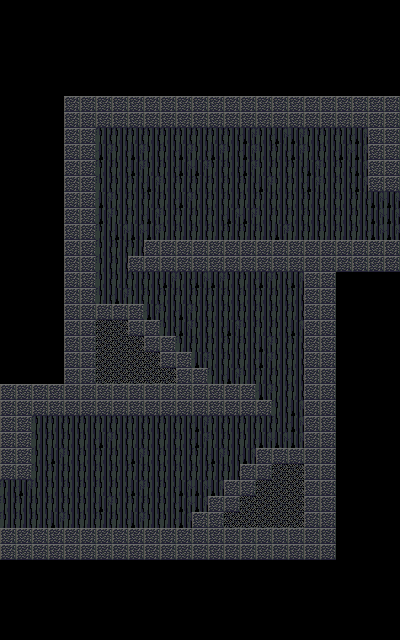

Below is a game level as drawn by its tile map, then a one-line description and the .tmx that defines it (tile-layer data replaced by summaries):
An orthogonal 25x40 tile map with 16x16 px tiles, 4 tile layers (SilhouetteLayer, BackgroundLayer, GameLayer, ForegroundLayer) and 8 objects (6x enemySpawn, 2x spawn).

<map version="1.0" orientation="orthogonal" renderorder="left-up" width="25" height="40" tilewidth="16" tileheight="16" nextobjectid="13">
 <properties>
  <property name="exitLeft" value="flowerspring_01.tmx" />
  <property name="exitRight" value="flowerspring_01.tmx" />
  <property name="spawnLeft" value="door_01" />
  <property name="spawnRight" value="door_02" />
 </properties>
 <tileset firstgid="1" name="Elminas_tileset" tilewidth="16" tileheight="16">
  <image source="../graphics/levels/Elminas_tileset.png" trans="ff00ff" width="512" height="512" />
 </tileset>
 <layer name="SilhouetteLayer" width="25" height="40">
  <data>[1000 cells, 1000 non-empty, 1 distinct tile ids]</data>
 </layer>
 <layer name="BackgroundLayer" width="25" height="40">
  <data>[1000 cells, 387 non-empty, 4 distinct tile ids]</data>
 </layer>
 <layer name="GameLayer" width="25" height="40">
  <data>[1000 cells, 280 non-empty, 2 distinct tile ids]</data>
 </layer>
 <layer name="ForegroundLayer" width="25" height="40">
  <data>[1000 cells, 0 non-empty, 0 distinct tile ids]</data>
 </layer>
 <objectgroup name="Actors">
  <object id="2" name="playerSpawnLeft" type="spawn" x="6" y="520.5">
   <ellipse />
  </object>
  <object id="4" name="playerSpawnRight" type="spawn" x="391.333" y="231.333">
   <ellipse />
  </object>
  <object id="5" name="enemySpawn_01" type="enemySpawn" x="119.499" y="520.167">
   <properties>
    <property name="amount" value="1" />
    <property name="enemyType" value="eliteskeleton" />
   </properties>
   <ellipse />
  </object>
  <object id="6" name="enemySpawn_02" type="enemySpawn" x="150.5" y="521.5">
   <properties>
    <property name="amount" value="1" />
    <property name="enemyType" value="eliteskeleton" />
   </properties>
   <ellipse />
  </object>
  <object id="7" name="enemySpawn_03" type="enemySpawn" x="280.5" y="439">
   <properties>
    <property name="amount" value="1" />
    <property name="enemyType" value="skeleton" />
   </properties>
   <ellipse />
  </object>
  <object id="8" name="enemySpawn_04" type="enemySpawn" x="232.5" y="378.5">
   <properties>
    <property name="amount" value="1" />
    <property name="enemyType" value="skeleton" />
   </properties>
   <ellipse />
  </object>
  <object id="10" name="enemySpawn_05" type="enemySpawn" x="229" y="233">
   <properties>
    <property name="amount" value="1" />
    <property name="enemyType" value="eliteskeleton" />
   </properties>
   <ellipse />
  </object>
  <object id="12" name="enemySpawn_06" type="enemySpawn" x="185" y="231.5">
   <properties>
    <property name="amount" value="1" />
    <property name="enemyType" value="eliteskeleton" />
   </properties>
   <ellipse />
  </object>
 </objectgroup>
</map>